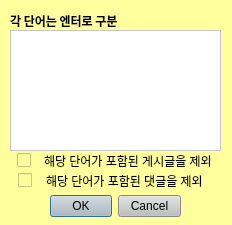
<?xml version="1.0" encoding="UTF-8"?>
<ui version="4.0">
 <class>Dialog</class>
 <widget class="QDialog" name="Dialog">
  <property name="geometry">
   <rect>
    <x>0</x>
    <y>0</y>
    <width>232</width>
    <height>225</height>
   </rect>
  </property>
  <property name="windowTitle">
   <string>exclude</string>
  </property>
  <property name="styleSheet">
   <string notr="true">background-color: rgb(255, 255, 157);</string>
  </property>
  <property name="modal">
   <bool>true</bool>
  </property>
  <widget class="QDialogButtonBox" name="buttonBox">
   <property name="geometry">
    <rect>
     <x>50</x>
     <y>190</y>
     <width>131</width>
     <height>32</height>
    </rect>
   </property>
   <property name="styleSheet">
    <string notr="true">background-color: rgb(191, 191, 191);</string>
   </property>
   <property name="orientation">
    <enum>Qt::Horizontal</enum>
   </property>
   <property name="standardButtons">
    <set>QDialogButtonBox::Cancel|QDialogButtonBox::Ok</set>
   </property>
  </widget>
  <widget class="QLabel" name="label">
   <property name="geometry">
    <rect>
     <x>10</x>
     <y>10</y>
     <width>131</width>
     <height>21</height>
    </rect>
   </property>
   <property name="font">
    <font>
     <family>맑은 고딕</family>
     <weight>75</weight>
     <bold>true</bold>
    </font>
   </property>
   <property name="text">
    <string>각 단어는 엔터로 구분</string>
   </property>
  </widget>
  <widget class="QWidget" name="layoutWidget">
   <property name="geometry">
    <rect>
     <x>10</x>
     <y>150</y>
     <width>211</width>
     <height>22</height>
    </rect>
   </property>
   <layout class="QHBoxLayout" name="excludearticleLayout">
    <property name="leftMargin">
     <number>0</number>
    </property>
    <property name="rightMargin">
     <number>0</number>
    </property>
    <item>
     <widget class="QCheckBox" name="excludearticleCheckBox">
      <property name="sizePolicy">
       <sizepolicy hsizetype="Fixed" vsizetype="Fixed">
        <horstretch>0</horstretch>
        <verstretch>0</verstretch>
       </sizepolicy>
      </property>
      <property name="text">
       <string/>
      </property>
     </widget>
    </item>
    <item>
     <widget class="QLabel" name="label_2">
      <property name="sizePolicy">
       <sizepolicy hsizetype="Fixed" vsizetype="Preferred">
        <horstretch>0</horstretch>
        <verstretch>0</verstretch>
       </sizepolicy>
      </property>
      <property name="text">
       <string>해당 단어가 포함된 게시글을 제외</string>
      </property>
     </widget>
    </item>
   </layout>
  </widget>
  <widget class="QWidget" name="layoutWidget_2">
   <property name="geometry">
    <rect>
     <x>10</x>
     <y>170</y>
     <width>201</width>
     <height>22</height>
    </rect>
   </property>
   <layout class="QHBoxLayout" name="excludecommentLayout">
    <property name="leftMargin">
     <number>0</number>
    </property>
    <property name="rightMargin">
     <number>0</number>
    </property>
    <item>
     <widget class="QCheckBox" name="excludecommentCheckBox">
      <property name="sizePolicy">
       <sizepolicy hsizetype="Fixed" vsizetype="Fixed">
        <horstretch>0</horstretch>
        <verstretch>0</verstretch>
       </sizepolicy>
      </property>
      <property name="text">
       <string/>
      </property>
     </widget>
    </item>
    <item>
     <widget class="QLabel" name="label_3">
      <property name="sizePolicy">
       <sizepolicy hsizetype="Fixed" vsizetype="Preferred">
        <horstretch>0</horstretch>
        <verstretch>0</verstretch>
       </sizepolicy>
      </property>
      <property name="text">
       <string>해당 단어가 포함된 댓글을 제외</string>
      </property>
     </widget>
    </item>
   </layout>
  </widget>
  <widget class="QTextEdit" name="excludewordTextEdit">
   <property name="geometry">
    <rect>
     <x>10</x>
     <y>30</y>
     <width>211</width>
     <height>121</height>
    </rect>
   </property>
   <property name="styleSheet">
    <string notr="true">background-color: rgb(255, 255, 255);</string>
   </property>
  </widget>
 </widget>
 <resources/>
 <connections>
  <connection>
   <sender>buttonBox</sender>
   <signal>accepted()</signal>
   <receiver>Dialog</receiver>
   <slot>accept()</slot>
   <hints>
    <hint type="sourcelabel">
     <x>248</x>
     <y>254</y>
    </hint>
    <hint type="destinationlabel">
     <x>157</x>
     <y>274</y>
    </hint>
   </hints>
  </connection>
  <connection>
   <sender>buttonBox</sender>
   <signal>rejected()</signal>
   <receiver>Dialog</receiver>
   <slot>reject()</slot>
   <hints>
    <hint type="sourcelabel">
     <x>316</x>
     <y>260</y>
    </hint>
    <hint type="destinationlabel">
     <x>286</x>
     <y>274</y>
    </hint>
   </hints>
  </connection>
 </connections>
</ui>
